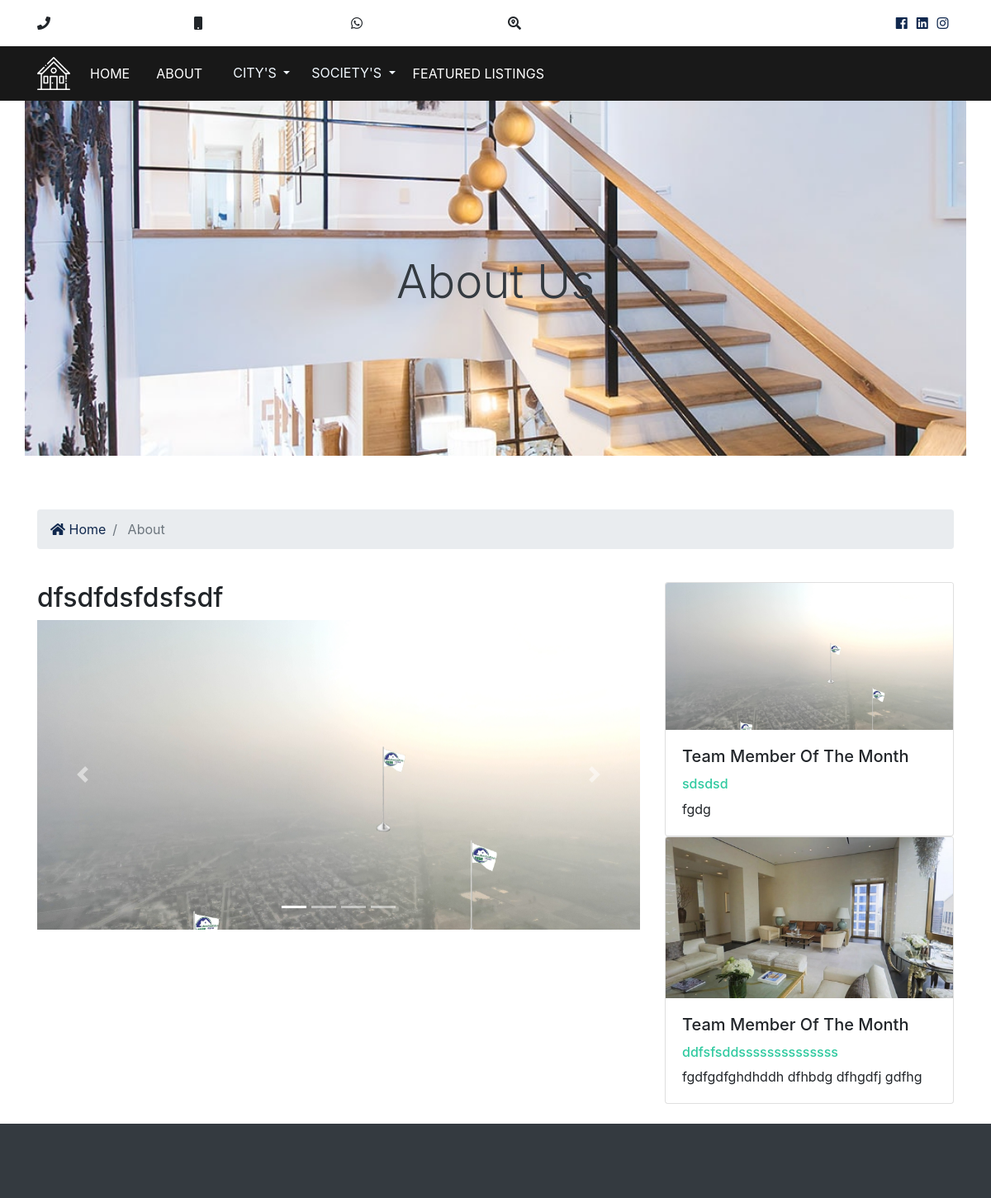
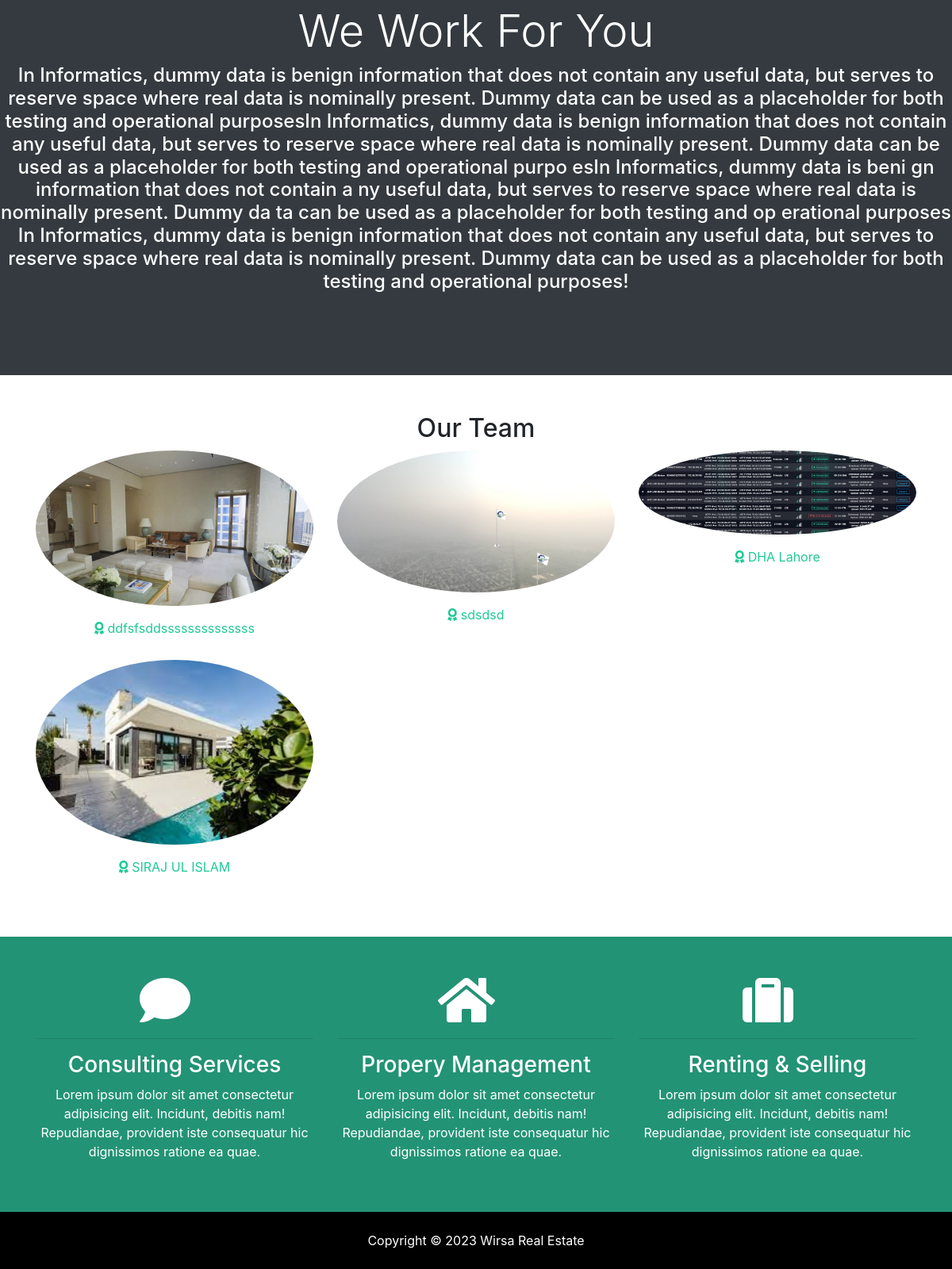
/about, run on the app's committed database (2 pictures, top to bottom).
### contacts/models.py (models this page shows, shortened)
class About(models.Model):
  title = models.CharField(max_length=200)
  description = tinymce_models.HTMLField(blank=True)
  we_work_message = models.CharField(max_length=2000, null=True)
  photo_main = models.ImageField(upload_to='photos/%Y/%m/%d/')
  photo_1 = models.ImageField(upload_to='photos/%Y/%m/%d/', blank=True)
  photo_2 = models.ImageField(upload_to='photos/%Y/%m/%d/', blank=True)
  photo_3 = models.ImageField(upload_to='photos/%Y/%m/%d/', blank=True)
  photo_4 = models.ImageField(upload_to='photos/%Y/%m/%d/', blank=True)
  photo_5 = models.ImageField(upload_to='photos/%Y/%m/%d/', blank=True)
  photo_6 = models.ImageField(upload_to='photos/%Y/%m/%d/', blank=True)
  photo_7 = models.ImageField(upload_to='photos/%Y/%m/%d/', blank=True)
  photo_8 = models.ImageField(upload_to='photos/%Y/%m/%d/', blank=True)
  photo_9 = models.ImageField(upload_to='photos/%Y/%m/%d/', blank=True)
  photo_10 = models.ImageField(upload_to='photos/%Y/%m/%d/', blank=True)
  is_published = models.BooleanField(default=True)
  list_date = models.DateTimeField(default=datetime.now, blank=True)
  created_at = models.DateTimeField(auto_now_add=True, blank=True)
  updated_at = models.DateTimeField(auto_now=True, blank=True)

class Team_members(models.Model):
  name = models.CharField(max_length=200)
  photo_main = models.ImageField(upload_to='photos/%Y/%m/%d/')
  is_mvp_team_member = models.BooleanField(default=False)
  description = models.CharField(max_length=2000, null=True)
  is_published = models.BooleanField(default=True, null=True)
  list_date = models.DateTimeField(default=datetime.now, blank=True)
  created_at = models.DateTimeField(auto_now_add=True, blank=True)
  updated_at = models.DateTimeField(auto_now=True, blank=True)

### pages/views.py (the view)
# urls.py: path('about',views.about,name ='about'),
def about(request):
    abouts = About.objects.order_by('-list_date').filter(is_published=True)
    city_data = city.objects.order_by('-list_date').filter(is_published=True)
    society_dropdown = Society.objects.order_by('-list_date').filter(is_published=True)
    team_members = Team_members.objects.order_by('-list_date').filter(is_published=True)
    mvp_team_member = Team_members.objects.all().filter(is_mvp_team_member=True)
    context = {
        'abouts':abouts,
        'team_members':team_members,
        'mvp_team_members':mvp_team_member,
        'city_dropdown':city_data,
        'society_dropdowns': society_dropdown
    }
    return render(request, 'pages/about.html', context)

### templates/pages/about.html (shortened to what this page needs)
{% extends 'base.html' %}
{% load static %}
{% block content %}
<section id="showcase-inner" class="py-5 text-dark">
    <div class="container">
      <div class="row text-center">
                <img src="{% static 'img/about.jpg' %}" alt="" style="margin-top: -5%;">
        <div class="col-md-12">
          <h1 class="display-4" style="margin-top: -22%;">About Us</h1>
        </div>
      </div>
    </div>
  </section>
  <section id="bc" class="mt-3">
    <div class="container">
      <nav aria-label="breadcrumb">
        <ol class="breadcrumb">
          <li class="breadcrumb-item">
            <a href="{% url 'index' %}">
              <i class="fas fa-home"></i> Home</a>
          </li>
          <li class="breadcrumb-item active"> About</li>
        </ol>
      </nav>
    </div>
  </section>
  <section id="about" class="py-4">
    <div class="container">
      <div class="row">
        <div class="col-md-8">
            {% for about in abouts %}
                <h2>{{ about.title }}</h2>
          <div id="carouselExampleIndicators" class="carousel slide" data-ride="carousel">
  <ol class="carousel-indicators">
      {% if about.photo_main %}
    <li data-target="#carouselExampleIndicators" data-slide-to="0" class="active"></li>
      {% endif %}
      {% if about.photo_1 %}
    <li data-target="#carouselExampleIndicators" data-slide-to="1"></li>
  {% endif %}
      {% if about.photo_2 %}
    <li data-target="#carouselExampleIndicators" data-slide-to="2"></li>
  {% endif %}
        {% if about.photo_3 %}
    <li data-target="#carouselExampleIndicators" data-slide-to="3"></li>
  {% endif %}
  </ol>
  <div class="carousel-inner">
      {% if about.photo_main %}
    <div class="carousel-item active hover-zoom">
      <img class="d-block w-100" src="{{ about.photo_main.url }}" alt="First slide">
    </div>
      {% endif %}
  </div>
  <a class="carousel-control-prev" href="#carouselExampleIndicators" role="button" data-slide="prev">
    <span class="carousel-control-prev-icon" aria-hidden="true"></span>
  </a>
  <a class="carousel-control-next" href="#carouselExampleIndicators" role="button" data-slide="next">
    <span class="carousel-control-next-icon" aria-hidden="true"></span>
  </a>
</div>
            {% endfor %}
        </div>
        <div class="col-md-4">
          {% if mvp_team_members %}
            {% for mvp_team_member in mvp_team_members %}
            <div class="card">
                <img class="card-img-top" src="{{ mvp_team_member.photo_main.url }}" alt="Seller of the month">
                <div class="card-body">
                  <h5 class="card-title">Team Member Of The Month</h5>
                  <h6 class="text-secondary">{{ mvp_team_member.name }}</h6>
                  <p class="card-text">{{ mvp_team_member.description }}
                  </p>
                </div>
              </div>
            {% endfor %}
          {% endif %}
        </div>
      </div>
    </div>
  </section>
  <section id="work" class="bg-dark text-white text-center">
    <h2 class="display-4">We Work For You</h2>
    <h4>
        {% for work_message in abouts %}
            {{ work_message.we_work_message }}!
        {% endfor %}
    </h4>
  </section>
  <section id="team" class="py-5">
    <div class="container">
      <h2 class="text-center">Our Team</h2>
      <div class="row text-center">
        {% if team_members %}
          {% for team_member in team_members %}
          <div class="col-md-4">
              <img src="{{ team_member.photo_main.url }}" alt="" class="rounded-circle mb-3">
              <p class="text-success">
                <i class="fas fa-award text-success mb-3"></i> {{ team_member.name }}</p>
            </div>
          {% endfor %}
        {% else %}
          <div class="col-md-12">
            <p>No Team Member Available</p>
          </div>
        {% endif %}
      </div>
    </div>
  </section>
{% include 'partials/services.html' %}
{% endblock %}

### realestate/static/css/all.css (style rules this page uses)
.fa, .fas, .far, .fal, .fab { -moz-osx-font-smoothing: grayscale; -webkit-font-smoothing: antialiased; display: inline-block; font-style: normal; font-variant: normal; text-rendering: auto; line-height: 1; }
.fa-award:before { content: "\f559"; }
.fa-home:before { content: "\f015"; }
.fa, .fas { font-family: 'Font Awesome 5 Free'; font-weight: 900; }

### realestate/static/css/style.css (style rules this page uses)
img { width: 100%; }
#showcase-inner { background: url(../img/building.jpg) no-repeat top center fixed/cover; position: relative; overflow: hidden; min-height: 200px; }
#showcase-inner::before { content: ''; position: absolute; top: 0; left: 0; min-height: 100%; width: 100%; }
#work { padding: 6rem 0; }

### data on the page
About: title "dfsdfdsfdsfsdf", photo_main (picture), we_work_message "In Informatics, dummy data is benign information that does not contain any useful data, but serves to reserve space where real data is nominally present. Dummy data can be used as a placeholder for both testing and operational purposesIn Informatics, dummy data is benign information that does not contain any useful data, but serves to reserve space where real data is nominally present. Dummy data can be used as a placeholder for both testing and operational purpo esIn Informatics, dummy data is beni gn information that does not contain a ny useful data, but serves to reserve space where real data is nominally present. Dummy da ta can be used as a placeholder for both testing and op…"
Team_members: photo_main (picture), name "sdsdsd", description "fgdg"
Team_members: photo_main (picture), name "ddfsfsddssssssssssssss", description "fgdfgdfghdhddh dfhbdg dfhgdfj gdfhg"
Team_members: photo_main (picture), name "DHA Lahore"
Team_members: photo_main (picture), name "SIRAJ UL ISLAM"
